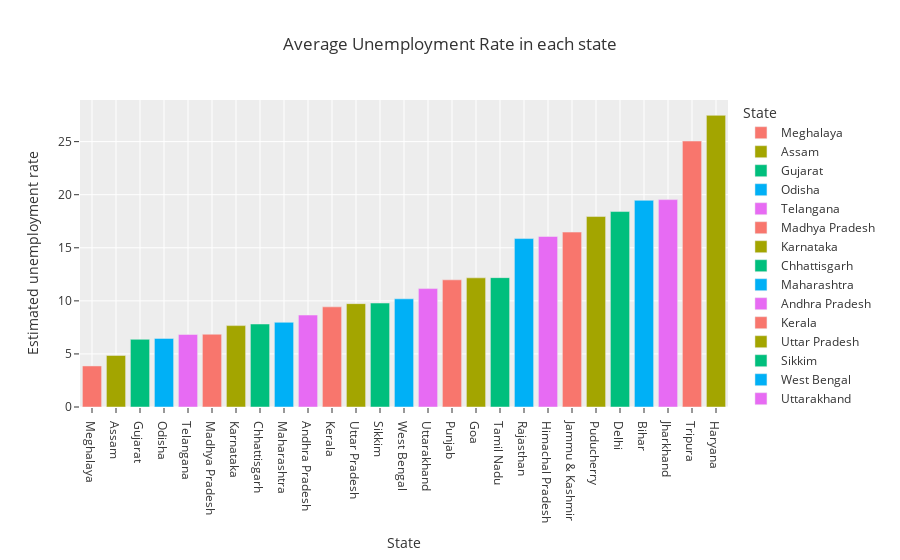

Write notebook code for a chart like this one.
### Code cell
# average unemployment rate for each state
plot_unemployment_rate = df[["Estimated unemployment rate", "State"]]
df_unemployment_rate = plot_unemployment_rate.groupby("State").mean().reset_index()
df_unemployment_rate = df_unemployment_rate.sort_values("Estimated unemployment rate")
fig = px.bar(
    df_unemployment_rate,
    x="State",
    y="Estimated unemployment rate",
    color="State",
    title="Average Unemployment Rate in each state",
    template="ggplot2",
)
fig.show()
print("hello")

### Figure 1 — Plotly figure (JSON) as saved in the notebook; plotly's stock layout.template omitted (floating-point values rounded to 4 significant figures)
{"data": [{"alignmentgroup": "True", "hovertemplate": "State=%{x}<br>Estimated unemployment rate=%{y}<extra></extra>", "legendgroup": "Meghalaya", "marker": {"color": "#F8766D", "pattern": {"shape": ""}}, "name": "Meghalaya", "offsetgroup": "Meghalaya", "orientation": "v", "showlegend": true, "textposition": "auto", "type": "bar", "x": ["Meghalaya"], "xaxis": "x", "y": [3.866], "yaxis": "y"}, {"alignmentgroup": "True", "hovertemplate": "State=%{x}<br>Estimated unemployment rate=%{y}<extra></extra>", "legendgroup": "Assam", "marker": {"color": "#A3A500", "pattern": {"shape": ""}}, "name": "Assam", "offsetgroup": "Assam", "orientation": "v", "showlegend": true, "textposition": "auto", "type": "bar", "x": ["Assam"], "xaxis": "x", "y": [4.856], "yaxis": "y"}, {"alignmentgroup": "True", "hovertemplate": "State=%{x}<br>Estimated unemployment rate=%{y}<extra></extra>", "legendgroup": "Gujarat", "marker": {"color": "#00BF7D", "pattern": {"shape": ""}}, "name": "Gujarat", "offsetgroup": "Gujarat", "orientation": "v", "showlegend": true, "textposition": "auto", "type": "bar", "x": ["Gujarat"], "xaxis": "x", "y": [6.376], "yaxis": "y"}, {"alignmentgroup": "True", "hovertemplate": "State=%{x}<br>Estimated unemployment rate=%{y}<extra></extra>", "legendgroup": "Odisha", "marker": {"color": "#00B0F6", "pattern": {"shape": ""}}, "name": "Odisha", "offsetgroup": "Odisha", "orientation": "v", "showlegend": true, "textposition": "auto", "type": "bar", "x": ["Odisha"], "xaxis": "x", "y": [6.462], "yaxis": "y"}, {"alignmentgroup": "True", "hovertemplate": "State=%{x}<br>Estimated unemployment rate=%{y}<extra></extra>", "legendgroup": "Telangana", "marker": {"color": "#E76BF3", "pattern": {"shape": ""}}, "name": "Telangana", "offsetgroup": "Telangana", "orientation": "v", "showlegend": true, "textposition": "auto", "type": "bar", "x": ["Telangana"], "xaxis": "x", "y": [6.833], "yaxis": "y"}, {"alignmentgroup": "True", "hovertemplate": "State=%{x}<br>Estimated unemployment rate=%{y}<extra></extra>", "legendgroup": "Madhya Pradesh", "marker": {"color": "#F8766D", "pattern": {"shape": ""}}, "name": "Madhya Pradesh", "offsetgroup": "Madhya Pradesh", "orientation": "v", "showlegend": true, "textposition": "auto", "type": "bar", "x": ["Madhya Pradesh"], "xaxis": "x", "y": [6.854], "yaxis": "y"}, {"alignmentgroup": "True", "hovertemplate": "State=%{x}<br>Estimated unemployment rate=%{y}<extra></extra>", "legendgroup": "Karnataka", "marker": {"color": "#A3A500", "pattern": {"shape": ""}}, "name": "Karnataka", "offsetgroup": "Karnataka", "orientation": "v", "showlegend": true, "textposition": "auto", "type": "bar", "x": ["Karnataka"], "xaxis": "x", "y": [7.668], "yaxis": "y"}, {"alignmentgroup": "True", "hovertemplate": "State=%{x}<br>Estimated unemployment rate=%{y}<extra></extra>", "legendgroup": "Chhattisgarh", "marker": {"color": "#00BF7D", "pattern": {"shape": ""}}, "name": "Chhattisgarh", "offsetgroup": "Chhattisgarh", "orientation": "v", "showlegend": true, "textposition": "auto", "type": "bar", "x": ["Chhattisgarh"], "xaxis": "x", "y": [7.819], "yaxis": "y"}, {"alignmentgroup": "True", "hovertemplate": "State=%{x}<br>Estimated unemployment rate=%{y}<extra></extra>", "legendgroup": "Maharashtra", "marker": {"color": "#00B0F6", "pattern": {"shape": ""}}, "name": "Maharashtra", "offsetgroup": "Maharashtra", "orientation": "v", "showlegend": true, "textposition": "auto", "type": "bar", "x": ["Maharashtra"], "xaxis": "x", "y": [7.979], "yaxis": "y"}, {"alignmentgroup": "True", "hovertemplate": "State=%{x}<br>Estimated unemployment rate=%{y}<extra></extra>", "legendgroup": "Andhra Pradesh", "marker": {"color": "#E76BF3", "pattern": {"shape": ""}}, "name": "Andhra Pradesh", "offsetgroup": "Andhra Pradesh", "orientation": "v", "showlegend": true, "textposition": "auto", "type": "bar", "x": ["Andhra Pradesh"], "xaxis": "x", "y": [8.664], "yaxis": "y"}, {"alignmentgroup": "True", "hovertemplate": "State=%{x}<br>Estimated unemployment rate=%{y}<extra></extra>", "legendgroup": "Kerala", "marker": {"color": "#F8766D", "pattern": {"shape": ""}}, "name": "Kerala", "offsetgroup": "Kerala", "orientation": "v", "showlegend": true, "textposition": "auto", "type": "bar", "x": ["Kerala"], "xaxis": "x", "y": [9.434], "yaxis": "y"}, {"alignmentgroup": "True", "hovertemplate": "State=%{x}<br>Estimated unemployment rate=%{y}<extra></extra>", "legendgroup": "Uttar Pradesh", "marker": {"color": "#A3A500", "pattern": {"shape": ""}}, "name": "Uttar Pradesh", "offsetgroup": "Uttar Pradesh", "orientation": "v", "showlegend": true, "textposition": "auto", "type": "bar", "x": ["Uttar Pradesh"], "xaxis": "x", "y": [9.737], "yaxis": "y"}, {"alignmentgroup": "True", "hovertemplate": "State=%{x}<br>Estimated unemployment rate=%{y}<extra></extra>", "legendgroup": "Sikkim", "marker": {"color": "#00BF7D", "pattern": {"shape": ""}}, "name": "Sikkim", "offsetgroup": "Sikkim", "orientation": "v", "showlegend": true, "textposition": "auto", "type": "bar", "x": ["Sikkim"], "xaxis": "x", "y": [9.793], "yaxis": "y"}, {"alignmentgroup": "True", "hovertemplate": "State=%{x}<br>Estimated unemployment rate=%{y}<extra></extra>", "legendgroup": "West Bengal", "marker": {"color": "#00B0F6", "pattern": {"shape": ""}}, "name": "West Bengal", "offsetgroup": "West Bengal", "orientation": "v", "showlegend": true, "textposition": "auto", "type": "bar", "x": ["West Bengal"], "xaxis": "x", "y": [10.19], "yaxis": "y"}, {"alignmentgroup": "True", "hovertemplate": "State=%{x}<br>Estimated unemployment rate=%{y}<extra></extra>", "legendgroup": "Uttarakhand", "marker": {"color": "#E76BF3", "pattern": {"shape": ""}}, "name": "Uttarakhand", "offsetgroup": "Uttarakhand", "orientation": "v", "showlegend": true, "textposition": "auto", "type": "bar", "x": ["Uttarakhand"], "xaxis": "x", "y": [11.16], "yaxis": "y"}, {"alignmentgroup": "True", "hovertemplate": "State=%{x}<br>Estimated unemployment rate=%{y}<extra></extra>", "legendgroup": "Punjab", "marker": {"color": "#F8766D", "pattern": {"shape": ""}}, "name": "Punjab", "offsetgroup": "Punjab", "orientation": "v", "showlegend": true, "textposition": "auto", "type": "bar", "x": ["Punjab"], "xaxis": "x", "y": [11.98], "yaxis": "y"}, {"alignmentgroup": "True", "hovertemplate": "State=%{x}<br>Estimated unemployment rate=%{y}<extra></extra>", "legendgroup": "Goa", "marker": {"color": "#A3A500", "pattern": {"shape": ""}}, "name": "Goa", "offsetgroup": "Goa", "orientation": "v", "showlegend": true, "textposition": "auto", "type": "bar", "x": ["Goa"], "xaxis": "x", "y": [12.17], "yaxis": "y"}, {"alignmentgroup": "True", "hovertemplate": "State=%{x}<br>Estimated unemployment rate=%{y}<extra></extra>", "legendgroup": "Tamil Nadu", "marker": {"color": "#00BF7D", "pattern": {"shape": ""}}, "name": "Tamil Nadu", "offsetgroup": "Tamil Nadu", "orientation": "v", "showlegend": true, "textposition": "auto", "type": "bar", "x": ["Tamil Nadu"], "xaxis": "x", "y": [12.19], "yaxis": "y"}, {"alignmentgroup": "True", "hovertemplate": "State=%{x}<br>Estimated unemployment rate=%{y}<extra></extra>", "legendgroup": "Rajasthan", "marker": {"color": "#00B0F6", "pattern": {"shape": ""}}, "name": "Rajasthan", "offsetgroup": "Rajasthan", "orientation": "v", "showlegend": true, "textposition": "auto", "type": "bar", "x": ["Rajasthan"], "xaxis": "x", "y": [15.87], "yaxis": "y"}, {"alignmentgroup": "True", "hovertemplate": "State=%{x}<br>Estimated unemployment rate=%{y}<extra></extra>", "legendgroup": "Himachal Pradesh", "marker": {"color": "#E76BF3", "pattern": {"shape": ""}}, "name": "Himachal Pradesh", "offsetgroup": "Himachal Pradesh", "orientation": "v", "showlegend": true, "textposition": "auto", "type": "bar", "x": ["Himachal Pradesh"], "xaxis": "x", "y": [16.07], "yaxis": "y"}, {"alignmentgroup": "True", "hovertemplate": "State=%{x}<br>Estimated unemployment rate=%{y}<extra></extra>", "legendgroup": "Jammu & Kashmir", "marker": {"color": "#F8766D", "pattern": {"shape": ""}}, "name": "Jammu & Kashmir", "offsetgroup": "Jammu & Kashmir", "orientation": "v", "showlegend": true, "textposition": "auto", "type": "bar", "x": ["Jammu & Kashmir"], "xaxis": "x", "y": [16.48], "yaxis": "y"}, {"alignmentgroup": "True", "hovertemplate": "State=%{x}<br>Estimated unemployment rate=%{y}<extra></extra>", "legendgroup": "Puducherry", "marker": {"color": "#A3A500", "pattern": {"shape": ""}}, "name": "Puducherry", "offsetgroup": "Puducherry", "orientation": "v", "showlegend": true, "textposition": "auto", "type": "bar", "x": ["Puducherry"], "xaxis": "x", "y": [17.94], "yaxis": "y"}, {"alignmentgroup": "True", "hovertemplate": "State=%{x}<br>Estimated unemployment rate=%{y}<extra></extra>", "legendgroup": "Delhi", "marker": {"color": "#00BF7D", "pattern": {"shape": ""}}, "name": "Delhi", "offsetgroup": "Delhi", "orientation": "v", "showlegend": true, "textposition": "auto", "type": "bar", "x": ["Delhi"], "xaxis": "x", "y": [18.41], "yaxis": "y"}, {"alignmentgroup": "True", "hovertemplate": "State=%{x}<br>Estimated unemployment rate=%{y}<extra></extra>", "legendgroup": "Bihar", "marker": {"color": "#00B0F6", "pattern": {"shape": ""}}, "name": "Bihar", "offsetgroup": "Bihar", "orientation": "v", "showlegend": true, "textposition": "auto", "type": "bar", "x": ["Bihar"], "xaxis": "x", "y": [19.47], "yaxis": "y"}, {"alignmentgroup": "True", "hovertemplate": "State=%{x}<br>Estimated unemployment rate=%{y}<extra></extra>", "legendgroup": "Jharkhand", "marker": {"color": "#E76BF3", "pattern": {"shape": ""}}, "name": "Jharkhand", "offsetgroup": "Jharkhand", "orientation": "v", "showlegend": true, "textposition": "auto", "type": "bar", "x": ["Jharkhand"], "xaxis": "x", "y": [19.54], "yaxis": "y"}, {"alignmentgroup": "True", "hovertemplate": "State=%{x}<br>Estimated unemployment rate=%{y}<extra></extra>", "legendgroup": "Tripura", "marker": {"color": "#F8766D", "pattern": {"shape": ""}}, "name": "Tripura", "offsetgroup": "Tripura", "orientation": "v", "showlegend": true, "textposition": "auto", "type": "bar", "x": ["Tripura"], "xaxis": "x", "y": [25.05], "yaxis": "y"}, {"alignmentgroup": "True", "hovertemplate": "State=%{x}<br>Estimated unemployment rate=%{y}<extra></extra>", "legendgroup": "Haryana", "marker": {"color": "#A3A500", "pattern": {"shape": ""}}, "name": "Haryana", "offsetgroup": "Haryana", "orientation": "v", "showlegend": true, "textposition": "auto", "type": "bar", "x": ["Haryana"], "xaxis": "x", "y": [27.48], "yaxis": "y"}], "layout": {"barmode": "relative", "legend": {"title": {"text": "State"}, "tracegroupgap": 0}, "title": {"text": "Average Unemployment Rate in each state"}, "xaxis": {"anchor": "y", "categoryarray": ["Meghalaya", "Assam", "Gujarat", "Odisha", "Telangana", "Madhya Pradesh", "Karnataka", "Chhattisgarh", "Maharashtra", "Andhra Pradesh", "Kerala", "Uttar Pradesh", "Sikkim", "West Bengal", "Uttarakhand", "Punjab", "Goa", "Tamil Nadu", "Rajasthan", "Himachal Pradesh", "Jammu & Kashmir", "Puducherry", "Delhi", "Bihar", "Jharkhand", "Tripura", "Haryana"], "categoryorder": "array", "domain": [0, 1], "title": {"text": "State"}}, "yaxis": {"anchor": "x", "domain": [0, 1], "title": {"text": "Estimated unemployment rate"}}}}
